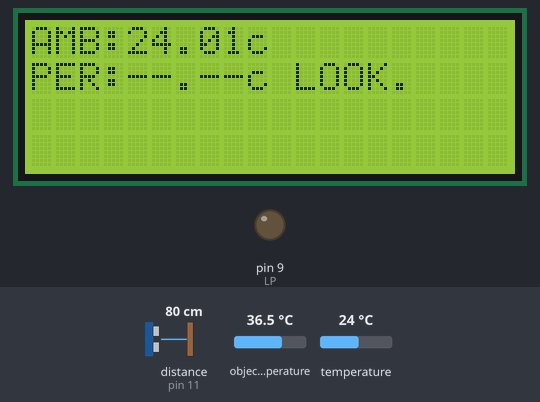
The sketch below on a simulated Arduino Uno, built with avr-gcc and run on an emulated ATmega328P. Shown: 20×4 character LCD, output pins drawn as LEDs (lit = HIGH). Wiring (inferred from the names in the program): ultrasonic range finder: trigger pin 10; echo pin 11. Dashed ring = blinking. The test bench sets the inputs (shaded band); at power-on: distance to the obstacle (sensor on pin 11) 80 cm, object temperature 36.5 °C, temperature 24 °C. The echo pulse lasts 58.3 µs per cm; pins used as bus, display or sensor lines are not drawn; what the sketch prints to the serial monitor is not drawn.

Above: at 4.2 s.
4.3 s: distance to the obstacle (sensor on pin 11) set to 2 cm
At 6.3 s:
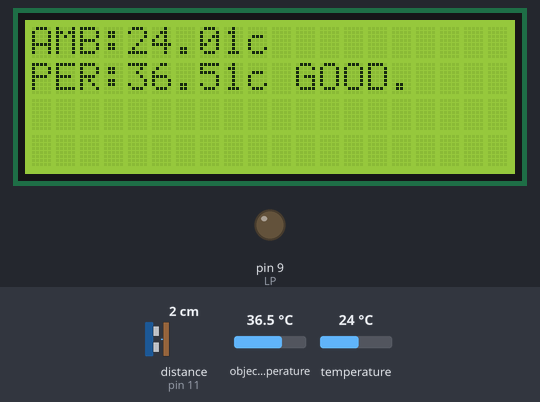
6.7 s: object temperature set to 37.2 °C
At 8.1 s:
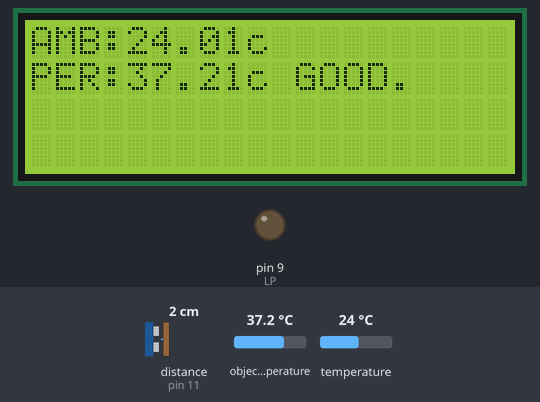
8.4 s: object temperature set to 37.7 °C
At 8.83 s:
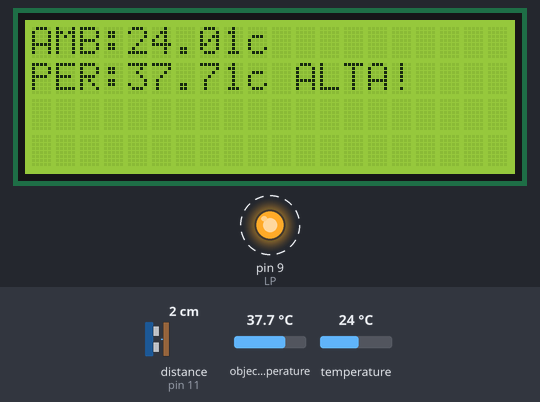
10.9 s: object temperature set to 20 °C
At 11.8 s:
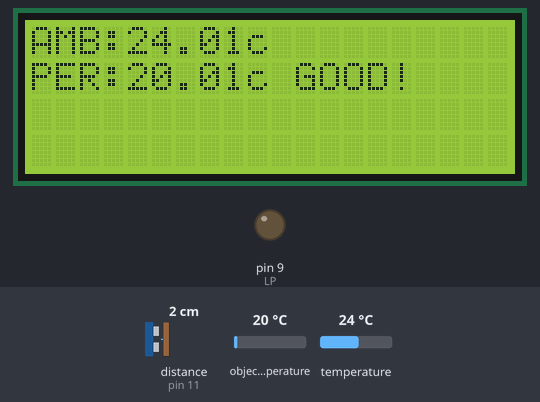
12.4 s: temperature set to 12 °C
At 13.6 s:
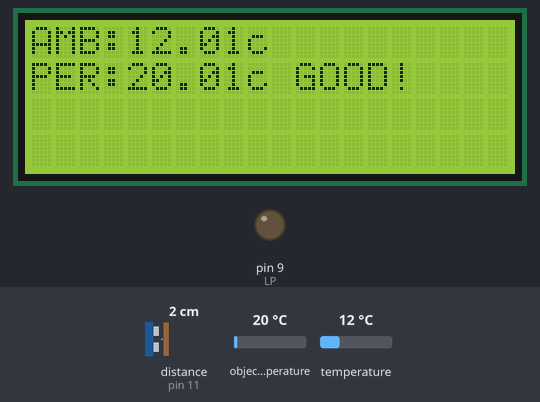
14.1 s: distance to the obstacle (sensor on pin 11) set to 18 cm
At 15.5 s:
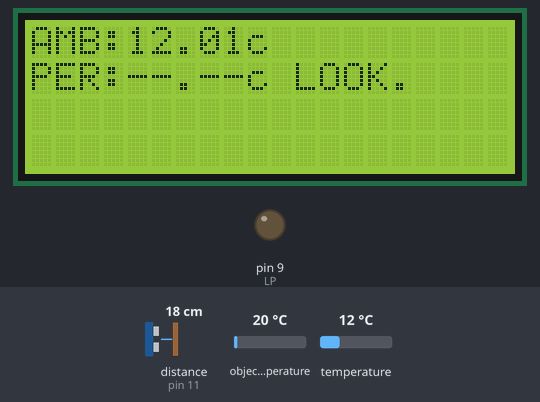
Timing chart, 0 to 16.9 s (numbered marks = the images above; inputs shaded):
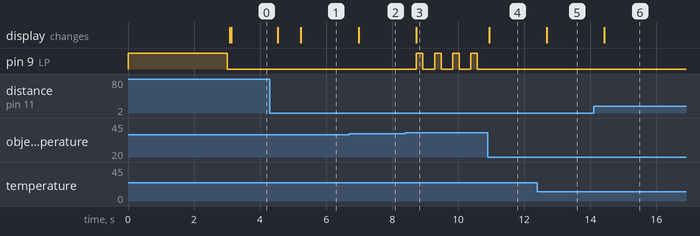

The sketch:

TermometroInfrarojo_Mlx90614.ino
```cpp
/* Termometro de personas V0.1
 * PICAIO SAS
 */

//Librerias
#include <Wire.h> //comms
#include <Adafruit_MLX90614.h> //Termico
#include <LiquidCrystal_I2C.h> //Pantalla
#include <SR04.h> //Ultrasonido

//Definicion de Pines
#define Echo 11 //Echo del Ultrasonido
#define Trig 10 //Trig del Ultrasonido
#define LP 9 //Salida LED

//Inicializar
Adafruit_MLX90614 mlx = Adafruit_MLX90614(); //Sensor Termico
LiquidCrystal_I2C lcd(0x27, 2, 1, 0, 4, 5, 6, 7, 3, POSITIVE); // Pantalla LCD
SR04 sr04=SR04(Echo,Trig); //Ultrasonido

//Variables
int Espera1=300; //Espera en el loop

//Distancia
int Dist; //Distancia del ultrasonico
int DistMin=10; //Distancia minima para detectar al sujeto (mm)
int Presente=0; //Si hay alguien frente al Termometro
int Espera=500; //Tiempo de espera para verificar sujeto
unsigned long Tiempo=0; //Tiempo que lleva detectado para Millis
int Ahora=0; //Millis en el momento que se inicia

//Temperatura
float TempObj; //Temperatura del sujeto
float TempMax=37.50; //Temperatura maxima permitida
int TpoAlarma=200; //Tiempo de Alarma por alta temperatura

void setup()
{
  pinMode(LP,OUTPUT); //LED
  mlx.begin(); //Termico

  Serial.begin(115200);
  //Sonido inicial
 // tone(12,NOTE_C5,3000);
  digitalWrite(LP,HIGH);
  delay(3000);
  digitalWrite(LP,LOW);

//Mensaje inicial
  lcd.begin(20,4);
  lcd.clear();
  //lcd.setCursor(0,0);
  //lcd.print(" TERMOMETRO / RELOJ");
  lcd.setCursor(0,0);
  lcd.print("AMB: ");
  lcd.setCursor(0,1);
  lcd.print("PER: ");
}

void loop()
{
//Distancia
Dist=sr04.Distance();
if(Dist>DistMin) //No hay nadie
{
  Presente=0;
  Tiempo=millis();
}
if(Dist<=DistMin && Presente==0) //Llego alguien, tomemos el tiempo
{
  Presente=1;
  Tiempo=millis();
}

if(Presente==1)
{
  if(millis()-Tiempo>Espera) //Se completo el tiempo
  {
    Presente=2;
  }
}

//Actualizar pantalla
//lcd.setCursor(12,3);
//Temperaturas
lcd.setCursor(4,0);
lcd.print(mlx.readAmbientTempC());
lcd.setCursor(9,0);
lcd.print("c");
Serial.print("A");
Serial.println(mlx.readAmbientTempC());

TempObj=mlx.readObjectTempC();
switch(Presente)
{
  case 0: //No hay nadie
  lcd.setCursor(4,1);
  lcd.print("--.--c");
  lcd.setCursor(10,1);
  lcd.print(" LOOK.");
  Serial.println("BUSCANDO...  ");
  Serial.println("B");// Se envia B para el dato
  break;

  case 1: //Llego alguien
  //lcd.setCursor(4,2);
  //lcd.print("--.--c");
  lcd.setCursor(4,1);
  lcd.print("MEASURING...");
  Serial.println("LEYENDO...");
  //tone(12,NOTE_C5,TpoAlarma);
  break;

  case 2: //Se Completo el tiempo
  lcd.setCursor(4,1);
  lcd.print(TempObj);
  lcd.setCursor(9,1);
  lcd.print("c");
  Serial.print("T"); // temperatura medida
  Serial.println(TempObj);
  if(TempObj>TempMax)
  {
   // tone(12,NOTE_G5,TpoAlarma);
   lcd.setCursor(10,1);
   lcd.print(" ALTA!");
   digitalWrite(LP,HIGH);
   delay(TpoAlarma);
   digitalWrite(LP,LOW);
   Serial.println("D"); // temperatura alta
  }
  else
  {
  lcd.setCursor(10,1);
  lcd.print(" GOOD");
  }
  break;
}


delay(Espera1);

}
```

Measured:
- the behaviour switches between 37.4 and 37.5 °C on object temperature (found by bisection; images 2 and 3)
- after the input at 4.3 s, the display: first changes after 0.24 s (image 1 shows a later state)
- after the input at 6.7 s, the display: changes after 0.28 s (image 2)
- after the input at 8.4 s, pin 9 (LP): alternates HIGH for 0.20 s and LOW for 0.35 s, starting after 0.33 s; the display: changes after 0.33 s (image 3)
- after the input at 10.9 s, pin 9 (LP): stops changing and stays LOW; the display: changes at once (image 4)
- after the input at 12.4 s, the display: changes after 0.28 s (image 5)
- after the input at 14.1 s, the display: changes after 0.33 s (image 6)
